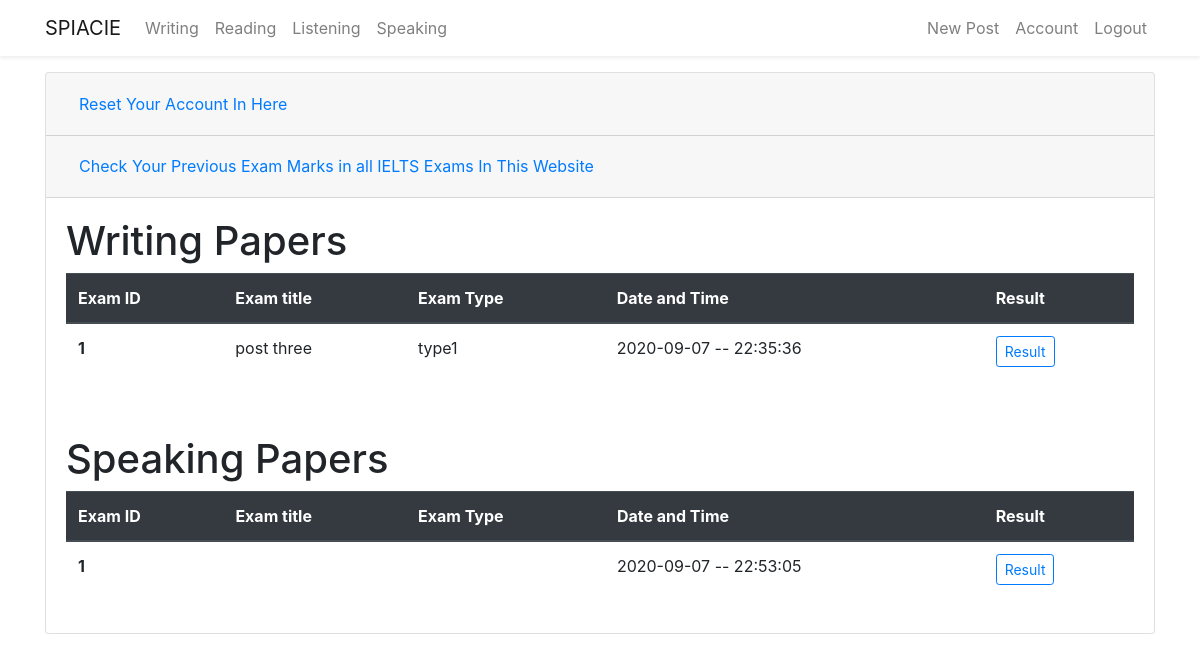
Page /account (signed in) on the committed database.
### flaskblog/models.py (models this page shows, shortened)
class Writingpaperanswer(db.Model):
    id = db.Column(db.Integer, primary_key=True)
    pid = db.Column(db.Integer, db.ForeignKey(
        'writingpaper.id'), nullable=False)
    task = db.Column(db.String(1000), nullable=False)
    type = db.Column(db.String(200), nullable=False)
    date_posted = db.Column(db.DateTime, nullable=False,
                            default=datetime.now())
    user_id = db.Column(db.Integer, db.ForeignKey('user.id'), nullable=False)

class Writingpaper(db.Model):
    id = db.Column(db.Integer, primary_key=True)
    title = db.Column(db.String(300), unique=True, nullable=False)
    task01 = db.Column(db.String(1000), nullable=False)
    task01_img = db.Column(db.String(20), nullable=True)
    date_posted = db.Column(db.DateTime, nullable=False,
                            default=datetime.now())
    user_id = db.Column(db.Integer, db.ForeignKey('user.id'), nullable=False)
    answer = db.relationship(
        'Writingpaperanswer', backref='candidate', lazy=True)

class Speakinganswersaved(db.Model):
    id = db.Column(db.Integer, primary_key=True)
    pid = db.Column(db.Integer, nullable=True)
    answer01 = db.Column(db.String(500), nullable=True)
    answer02 = db.Column(db.String(500), nullable=True)
    answer03 = db.Column(db.String(500), nullable=True)
    answer04 = db.Column(db.String(500), nullable=True)
    answer05 = db.Column(db.String(500), nullable=True)
    date_posted = db.Column(db.DateTime, nullable=False,
                            default=datetime.now())
    user_id = db.Column(db.Integer, db.ForeignKey('user.id'), nullable=False)

### flaskblog/users/routes.py (the view)
@users.route("/account", methods=['GET', 'POST'])
@login_required
def account():
    form = UpdateAccountForm()
    writinganswers = Writingpaperanswer.query.filter_by(
        user_id=current_user.id).all()
    speakinganswersaves = Speakinganswersaved.query.filter_by(
        user_id=current_user.id).all()
    speakingquestions = Speakingquestion.query.filter_by(
        user_id=current_user.id).all()
    for writinganswer in writinganswers:
        if writinganswer.user_id == current_user.id:
            print(type(writinganswer))
            print(writinganswer.id)
    if form.validate_on_submit():
        if form.picture.data:
            picture_file = save_picture(form.picture.data)
            current_user.image_file = picture_file
        current_user.firstname = form.firstname.data
        current_user.lastname = form.lastname.data
        current_user.username = form.username.data
        current_user.email = form.email.data
        db.session.commit()
        flash('Your Account has been updated!', 'success')
        return redirect(url_for('users.account'))
    elif request.method == 'GET':
        form.firstname.data = current_user.firstname
        form.lastname.data = current_user.lastname
        form.username.data = current_user.username
        form.email.data = current_user.email
    image_file = url_for(
        'static', filename='profile_pics/' + current_user.image_file)
    return render_template('account.html', title='Account', image_file=image_file, form=form, writinganswers=writinganswers, speakinganswersaves=speakinganswersaves, speakingquestions=speakingquestions)

### flaskblog/models.py (called while the page is built)
@login_manger.user_loader
def load_user(user_id):
    return User.query.get(int(user_id))

### flaskblog/templates/account.html (shortened to what this page needs)
{% extends 'layout.html'%} {% block content %}
<div class="content-section">
  <div class="accordion" id="accordionExample">
    <div class="card">
      <div class="card-header" id="headingOne">
        <h2 class="mb-0">
          <button
            class="btn btn-link btn-block text-left"
            type="button"
            data-toggle="collapse"
            data-target="#collapseOne"
            aria-expanded="true"
            aria-controls="collapseOne"
          >
            Reset Your Account In Here
          </button>
        </h2>
      </div>
        <div class="card-header" id="headingTwo">
          <h2 class="mb-0">
            <button
              class="btn btn-link btn-block text-left collapsed"
              type="button"
              data-toggle="collapse"
              data-target="#collapseTwo"
              aria-expanded="false"
              aria-controls="collapseTwo"
            >
              Check Your Previous Exam Marks in all IELTS Exams In This Website
            </button>
          </h2>
        </div>
        <div
          id="collapseTwo"
          class="collapse show"
          aria-labelledby="headingTwo"
          data-parent="#accordionExample"
        >
          <div class="card-body">
            <table class="table">
              <h1>Writing Papers</h1>
              <thead class="thead-dark">
                <tr>
                  <th scope="col">Exam ID</th>
                  <th scope="col">Exam title</th>
                  <th scope="col">Exam Type</th>
                  <th scope="col">Date and Time</th>
                  <th scope="col">Result</th>
                </tr>
              </thead>
              <tbody>
                {% for writinganswer in writinganswers %}
                  {% if writinganswer.user_id == current_user.id %}
                <tr>
                  <th scope="row">{{ writinganswer.id}}</th>
                  <td>{{ writinganswer.candidate.title}}</td>
                  <td>{{ writinganswer.type}}</td>
                  <td>{{ writinganswer.date_posted.strftime("%Y-%m-%d -- %H:%M:%S")}}</td>
                  <td>
                    <a
                        type="button"
                        class="btn btn-outline-primary btn-sm"
                        href="{{ url_for('writing.result', writing_result_id= writinganswer.id )}}"
                      >
                        Result
                      </a>
                  </td>
                </tr>
                {% endif %}
                {% endfor %}
              </tbody>
            </table>
          </div>
          <div class="card-body">
            <table class="table">
              <h1>Speaking Papers</h1>
              <thead class="thead-dark">
                <tr>
                  <th scope="col">Exam ID</th>
                  <th scope="col">Exam title</th>
                  <th scope="col">Exam Type</th>
                  <th scope="col">Date and Time</th>
                  <th scope="col">Result</th>
                </tr>
              </thead>
              <tbody>
                {% for speakinganswersave in speakinganswersaves %}
                  {% if speakinganswersave.user_id == current_user.id %}
                <tr>
                  <th scope="row">{{ speakinganswersave.id}}</th>
                  <td>{{ speakinganswersave.speakinganswersaved.title}}</td>
                  <td>{{ speakinganswersave.type}}</td>
                  <td>{{ speakinganswersave.date_posted.strftime("%Y-%m-%d -- %H:%M:%S")}}</td>
                  <td>
                    <a
                        type="button"
                        class="btn btn-outline-primary btn-sm"
                        href="{{ url_for('speaking.result', speaking_id= speakinganswersave.id )}}"
                      >
                        Result
                      </a>
                  </td>
                </tr>
                {% endif %}
                {% endfor %}
              </tbody>
            </table>
          </div>
        </div>
    </div>
  </div>
  {% endblock content%}

### rows in the picture
Writingpaperanswer: id "1", candidate "post three", type "type1", date_posted "2020-09-07 -- 22:35:36"
Speakinganswersaved: id "1", date_posted "2020-09-07 -- 22:53:05"
